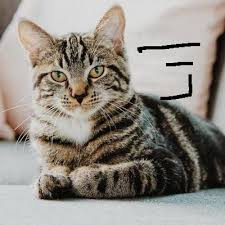
#> input picture images/cat.jpeg, 225 x 225 px
$ python threshold_demo.py
#> lines starting #> are read from the running program, lines starting #| are printed output that depends on the picture; after the words box and inside, x2 and y2 are one past the last pixel; in counts of white or black regions, pixels touching at a corner belong together
import cv2 as cv

img = cv.imread("images/cat.jpeg")
#> img is the input picture: shape (225, 225, 3); mean B, G, R 132.6, 140.1, 145.8


g_img = cv.cvtColor(img,cv.COLOR_BGR2GRAY)
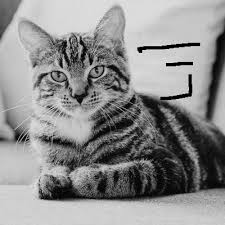
#> g_img: shape (225, 225); min 0, max 236, mean 141
ret,b_img = cv.threshold(g_img,100,255,cv.THRESH_BINARY)
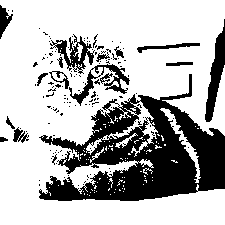
#> b_img: shape (225, 225); 71.1% white; 141 black regions (123 under 20 px), largest, box (x1, y1, x2, y2) and area: (39, 74, 225, 201) 11069, (205, 19, 225, 122) 861, (69, 64, 130, 106) 620
b_img = cv.blur(b_img,(4,7))
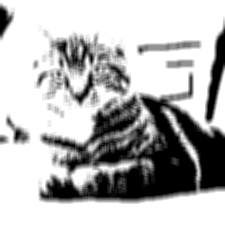
#> b_img: shape (225, 225); min 0, max 255, mean 181.4
cv.imshow("grayscale image ",g_img)
cv.waitKey(0)
cv.imshow("binary images",b_img)
cv.waitKey(0)

$ run again, with images/man.jpg copied over images/cat.jpeg
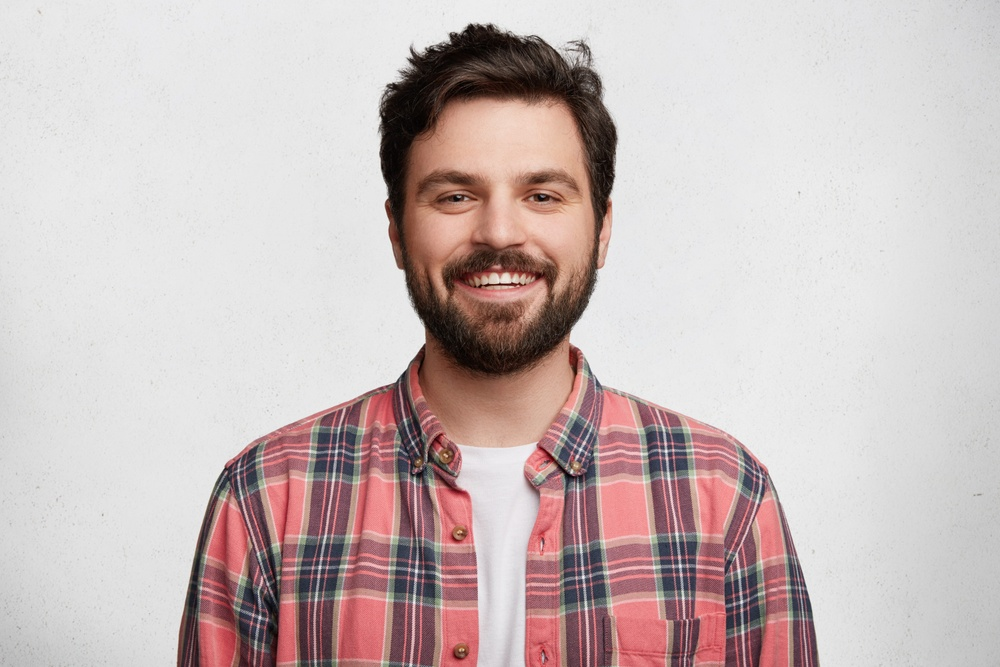
#> input picture images/man.jpg, 1000 x 667 px, shrunk from 1500 x 1000 before the run
#> img is the input picture: shape (667, 1000, 3); mean B, G, R 186.7, 187.4, 201.7
#> `ret,b_img = cv.threshold(g_img,100,255,cv.THRESH_BINARY)`:
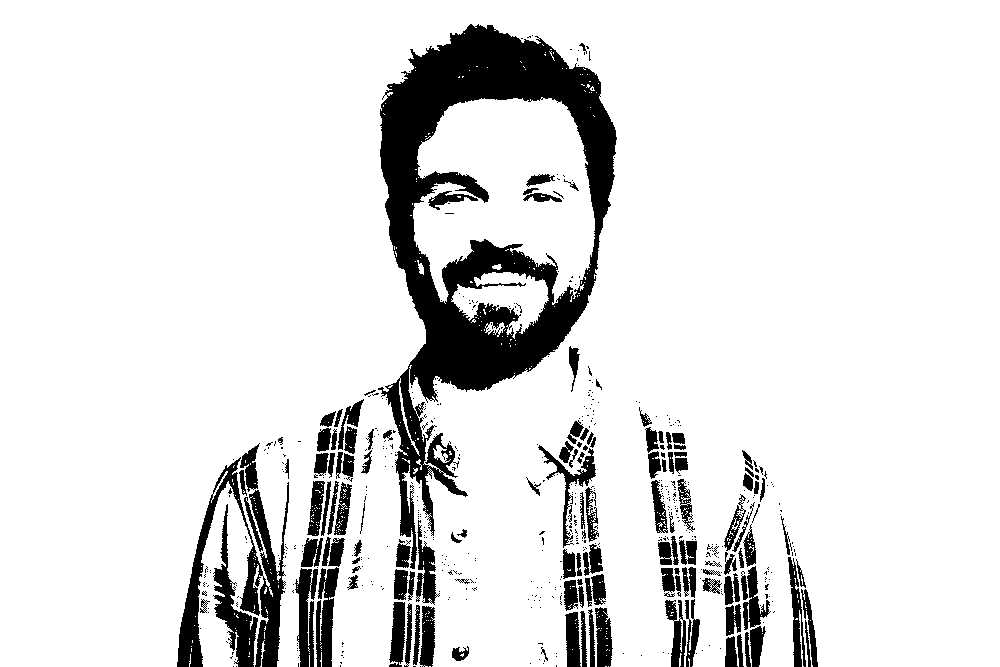
#> b_img: shape (667, 1000); 87.9% white; 581 black regions (447 under 20 px), largest, box (x1, y1, x2, y2) and area: (378, 24, 617, 569) 40892, (177, 457, 289, 667) 6328, (213, 504, 258, 667) 2222
#> `b_img = cv.blur(b_img,(4,7))`:
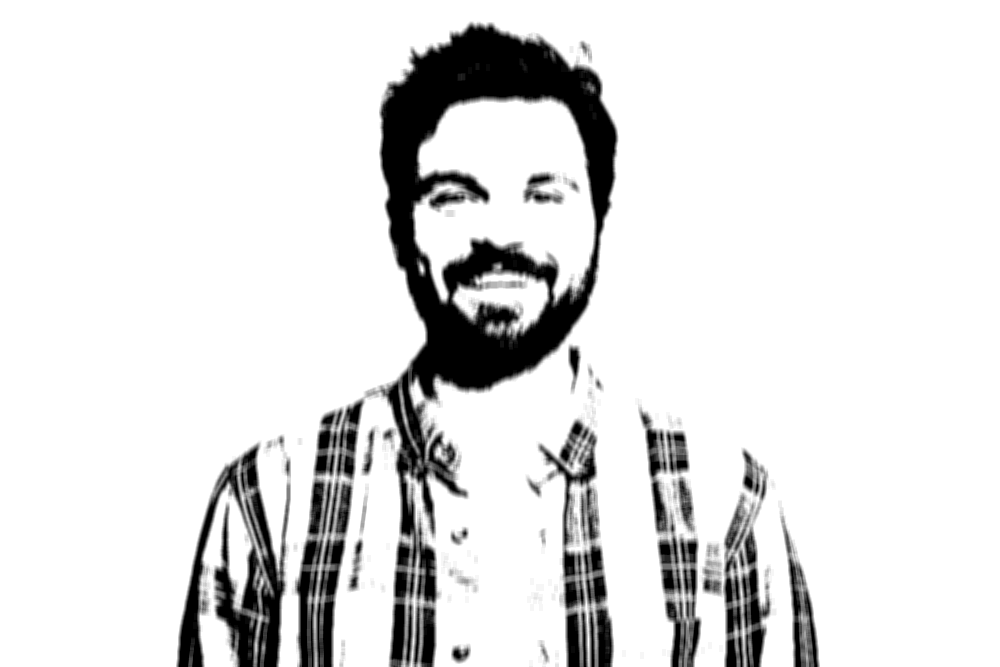
#> b_img: shape (667, 1000); min 0, max 255, mean 224.2
